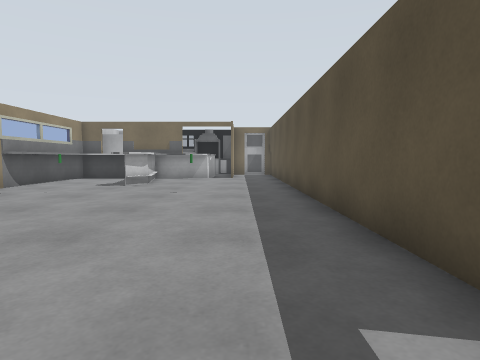
View 1 (above)

12 first-person views from a walk through a robot-simulator world made for Gazebo. The camera is 0.94 m above the floor, tilts 4° down and sees 75° across. The floor is counted in squares, 1 m on a side. Each view is taken from the middle of a square. On the plan, view 1 faces up. The plan holds only what a view shows up to about 12 squares ahead; the rest is blank. Some stock models are drawn as simple stand-ins.

View 2
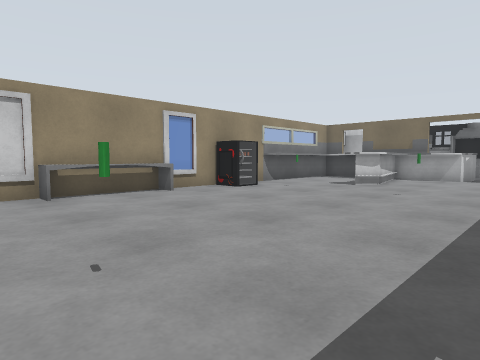

View 3
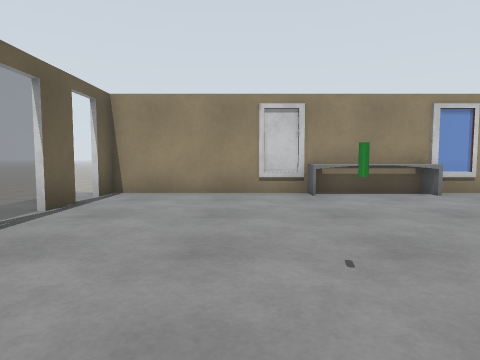

View 4
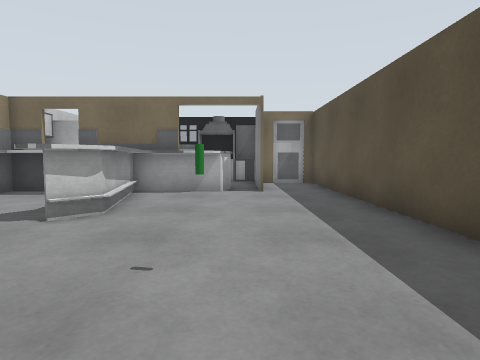

View 5
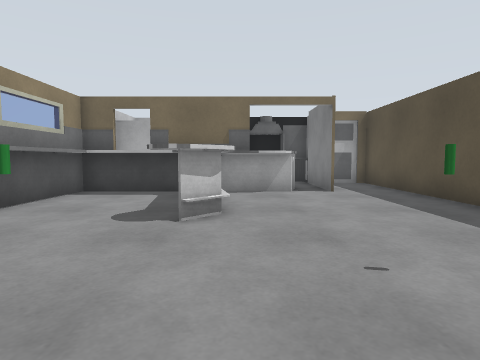

View 6
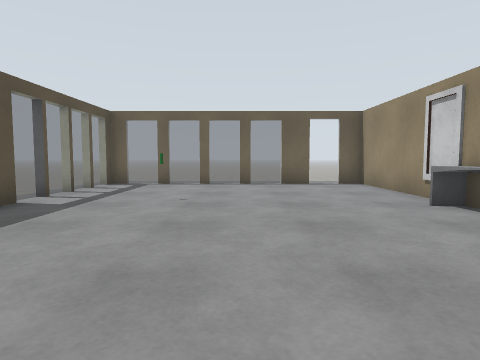

View 7
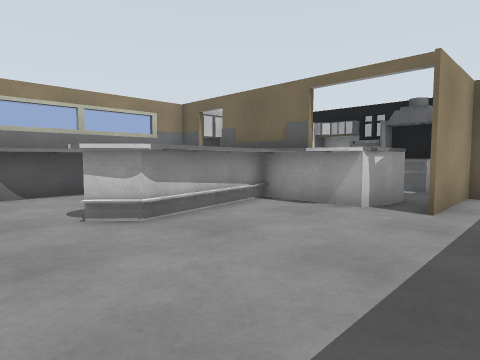

View 8
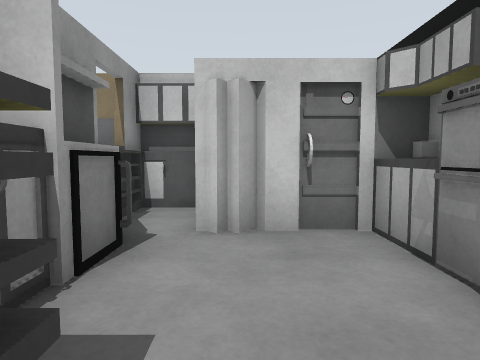

View 9
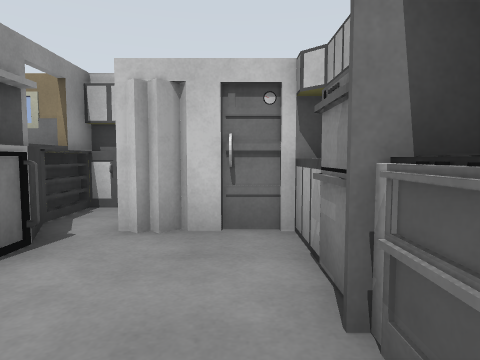

View 10
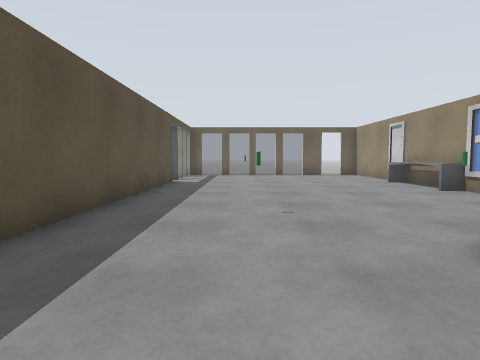

View 11
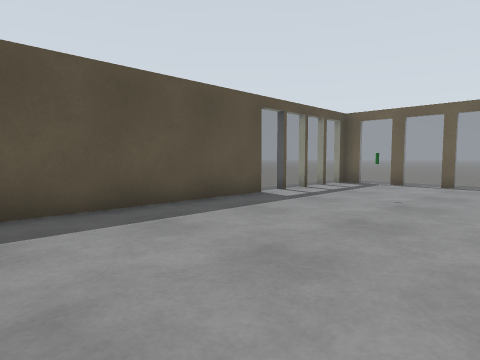

View 12
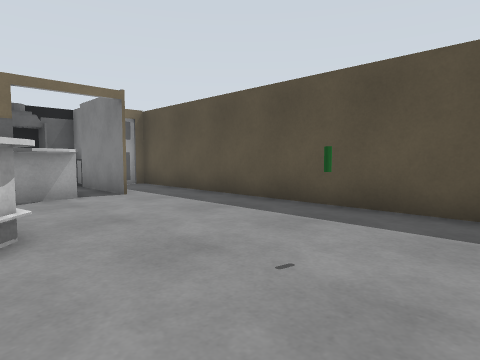

### Floor plan
Key: @ floor where view 1 was taken; # wall or solid block; . floor; / step, stairs or slope; = window, fence, low wall or low ledge; B bottle.
Columns run from 8 left of view 1 to 2 right of it. Each row starts with its distance up from view 1.
 19    ######
 18    #....###
 17  ###....#.#
 16  ###=.#.#.#
 15  ######.#.#
 14  ####.....#
 13  #..#.....#
 12  #..##....#
 11  #..##....#
 10 ##........#
  9  #.B...B..#
  8  #=.......#
  7 ##........#
  6 ##........#
  5  #........#
  4  =........#
  3  =........#
  2 ##........#
  1 #......B..=
  0 #.......@.=
 -1 #.........=
 -2 #.........#
 -3 ##...#..  =
 -4  ..#=.==#=
 -5   //  //

Positions as (right, up) in squares from view 1, and headings:
1: (0, 0), facing up
2: (1, 0), facing up-left
3: (1, 0), facing left
4: (-1, 6), facing up
5: (-3, 6), facing up
6: (-3, 8), facing down
7: (1, 9), facing up-left
8: (-1, 17), facing left
9: (-1, 18), facing left
10: (-1, 14), facing down
11: (-4, 8), facing down-right
12: (-4, 7), facing up-right
